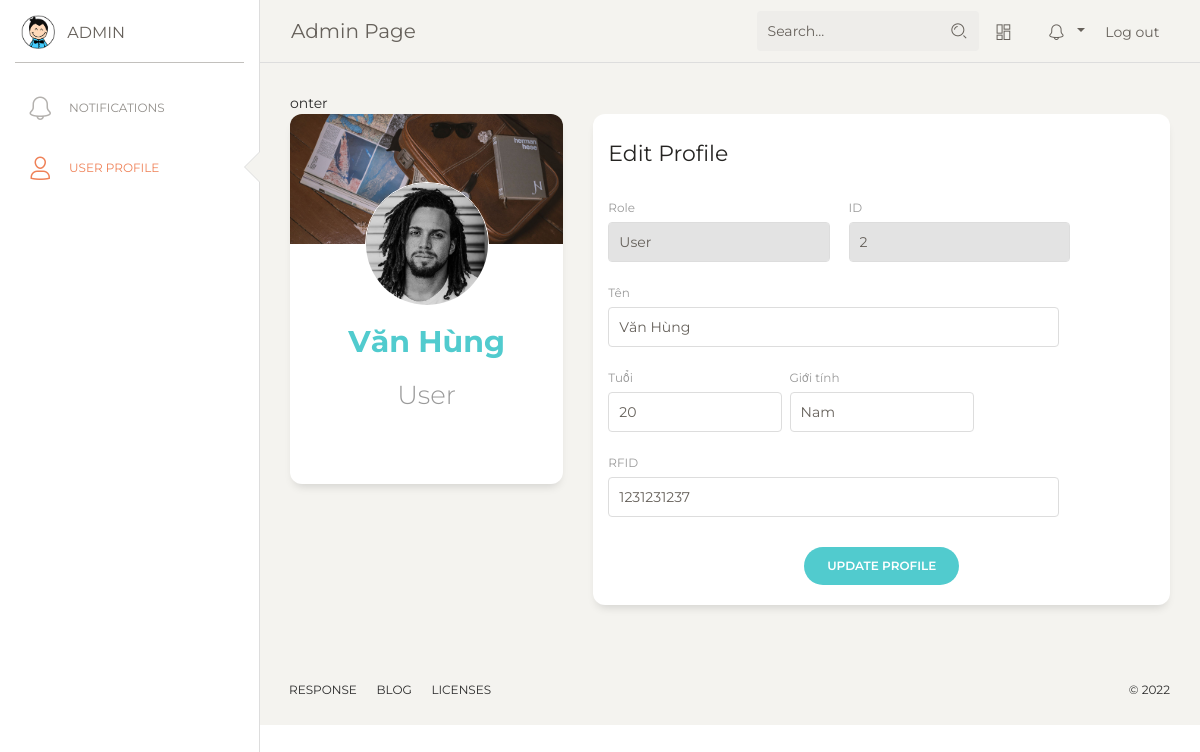
The app's page /home/user/2/ with its own data.
### home/models.py (models this page shows)
class People(models.Model):
    ID = models.IntegerField(primary_key=True, null=False, default=0)
    Name = models.CharField(max_length=100,null=True)
    Age = models.IntegerField(null=True)
    Gender = models.IntegerField(null=True)
    RFID = models.CharField(max_length=15,null=True)
    RoleID = models.IntegerField(null=True)

### home/views.py (the view)
# urls.py: path('home/user/<int:people_id>/', views.detailUser, name='detail'),
def detailUser(request,people_id):
    q = People.objects.get(pk=people_id)
    return render(request, 'home/index.html', {"people": q})

### templates/home/index.html (shortened to what this page needs)
{% extends 'home/base.html'%}
{% load static%}
 {% block sidebarblock%}
 <div class="sidebar-wrapper">
       <ul class="nav">
          <li>
            <a href="{% url 'home:notification' %}">
              <i class="nc-icon nc-bell-55"></i>
              <p>Notifications</p>
            </a>
          </li>
          <li class="active" >
            <a href="{% url 'home:detail' request.session.people_id %}">
              <i class="nc-icon nc-single-02"></i>
              <p>User Profile</p>
            </a>
          </li>
        </ul>
      </div>
{% endblock %}
   {% block contentblock%}
      <div class="content">onter
        <div class="row">
          <div class="col-md-4">
            <div class="card card-user">
              <div class="image">
                <img src="{% static 'img/damir-bosnjak.jpg' %}" alt="...">
              </div>
              <div class="card-body">
                <div class="author">
                  <a href="#">
                    <img class="avatar border-gray" src="{% static 'img/mike.jpg' %}" alt="...">
                    <h5 style="font-size:30px;margin-bottom:20px" class="title">{{people.Name}}</h5>
                  </a>
                </div>
                <p style="font-size:26px" class="description text-center">
                  {% if people.RoleID == 1 %}
                  Admin
                  {%else%} User
                  {% endif %}
                </p>
              </div>
            </div>
          </div>
          <div class="col-md-8">
            <div class="card card-user">
              <div class="card-header">
                <h5 class="card-title">Edit Profile</h5>
              </div>
              <div class="card-body">
                <form method="post" action="{% url 'home:update' people.ID%}">
                  <div class="row">
                    <div class="col-md-5 pr-1">
                      <div class="form-group">
                        <label>Role</label>
                        <input type="text" name="RoleID" class="form-control"  placeholder="Company" disabled
                               value="{% if people.RoleID == 1 %}Admin{%else%}User{% endif %}">
                      </div>
                    </div>
                    <div class="col-md-5 pr-1">
                      <div class="form-group">
                        <label>ID</label>
                        <input type="text" name="ID" class="form-control" placeholder="ID" disabled value="{{people.ID}}">
                      </div>
                    </div>
                  </div>
                  <div class="row">
                    <div class="col-md-10 ">
                      <div class="form-group">
                        <label>Tên</label>
                        <input type="text" class="form-control" name="Name" placeholder="Company" value="{{people.Name}}">
                      </div>
                    </div>
                  </div>
                  <div class="row">
                    <div class="col-md-4 pr-1">
                      <div class="form-group">
                        <label>Tuổi</label>
                        <input type="text" class="form-control" name="Age" placeholder="Age" value="{{people.Age}}">
                      </div>
                    </div>
                    <div class="col-md-4 px-1">
                      <div class="form-group">
                        <label>Giới tính</label>
                        <input type="text" class="form-control" name="Gender" placeholder="Country" value="{% if people.Gender == 1  %}Nam{% else %}Nữ{%endif%}">
                      </div>
                    </div>
                  </div>
                  <div class="row">
                    <div class="col-md-10">
                      <div class="form-group">
                        <label>RFID</label>
                        <input type="text" name="RFID"
                               class="form-control" placeholder="RFID" value="{{people.RFID}}">
                      </div>
                    </div>
                  </div>
                  <div class="row">
                    <div class="update ml-auto mr-auto">
                      <button type="submit" class="btn btn-primary btn-round">Update Profile</button>
                    </div>
                  </div>
                </form>
              </div>
            </div>
          </div>
        </div>
      </div>
    {% endblock %}

### records on screen
People: Name "Văn Hùng", RoleID "User", ID "2", Age "20", Gender "Nam", RFID "1231231237"
